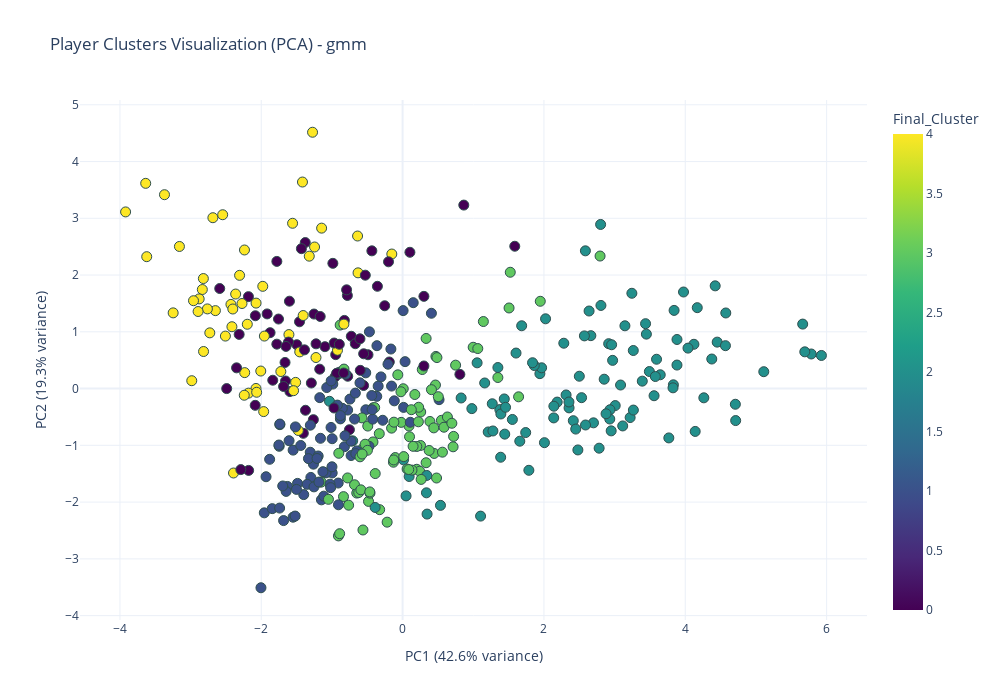

Source (notebook cell):
### Markdown cell above
### 5.2 Cluster Visualization

### Code cell
# PCA visualization with cluster colors
pca_vis = PCA(n_components=2, random_state=RANDOM_STATE)
X_pca = pca_vis.fit_transform(X_scaled_final)

# Add PCA components to dataframe
df_work['PCA1'] = X_pca[:, 0]
df_work['PCA2'] = X_pca[:, 1]

# Interactive scatter plot with Plotly
fig = px.scatter(df_work, x='PCA1', y='PCA2', color='Final_Cluster',
                 hover_name='PLAYER_NAME',
                 hover_data=['PTS_36', 'AST_36', 'REB_36', 'FG3A_36'],
                 title=f'Player Clusters Visualization (PCA) - {CLUSTERING_METHOD}',
                 labels={'PCA1': f'PC1 ({pca_vis.explained_variance_ratio_[0]:.1%} variance)',
                        'PCA2': f'PC2 ({pca_vis.explained_variance_ratio_[1]:.1%} variance)'},
                 color_continuous_scale='Viridis' if df_work['Final_Cluster'].dtype != 'object' else None)

fig.update_traces(marker=dict(size=10, line=dict(width=1, color='DarkSlateGrey')))
fig.update_layout(width=1000, height=700)
fig.show()

### Figure 1 — Plotly figure (JSON) as saved in the notebook; plotly's stock layout.template omitted (floating-point values rounded to 4 significant figures; data arrays with more than 128 entries replaced by an {"elided": "..."} marker saying what was removed)
{"data": [{"customdata": {"elided": "411x4 float values"}, "hovertemplate": "<b>%{hovertext}</b><br><br>PC1 (42.6% variance)=%{x}<br>PC2 (19.3% variance)=%{y}<br>PTS_36=%{customdata[0]}<br>AST_36=%{customdata[1]}<br>REB_36=%{customdata[2]}<br>FG3A_36=%{customdata[3]}<br>Final_Cluster=%{marker.color}<extra></extra>", "hovertext": {"elided": "411 str values"}, "legendgroup": "", "marker": {"color": {"elided": "411 int values"}, "coloraxis": "coloraxis", "line": {"color": "DarkSlateGrey", "width": 1}, "size": 10, "symbol": "circle"}, "mode": "markers", "name": "", "orientation": "v", "showlegend": false, "type": "scatter", "x": {"elided": "411 float values"}, "xaxis": "x", "y": {"elided": "411 float values"}, "yaxis": "y"}], "layout": {"coloraxis": {"colorbar": {"title": {"text": "Final_Cluster"}}, "colorscale": [[0, "#440154"], [0.1111, "#482878"], [0.2222, "#3e4989"], [0.3333, "#31688e"], [0.4444, "#26828e"], [0.5556, "#1f9e89"], [0.6667, "#35b779"], [0.7778, "#6ece58"], [0.8889, "#b5de2b"], [1, "#fde725"]]}, "height": 700, "legend": {"tracegroupgap": 0}, "title": {"text": "Player Clusters Visualization (PCA) - gmm"}, "width": 1000, "xaxis": {"anchor": "y", "domain": [0, 1], "title": {"text": "PC1 (42.6% variance)"}}, "yaxis": {"anchor": "x", "domain": [0, 1], "title": {"text": "PC2 (19.3% variance)"}}}}
